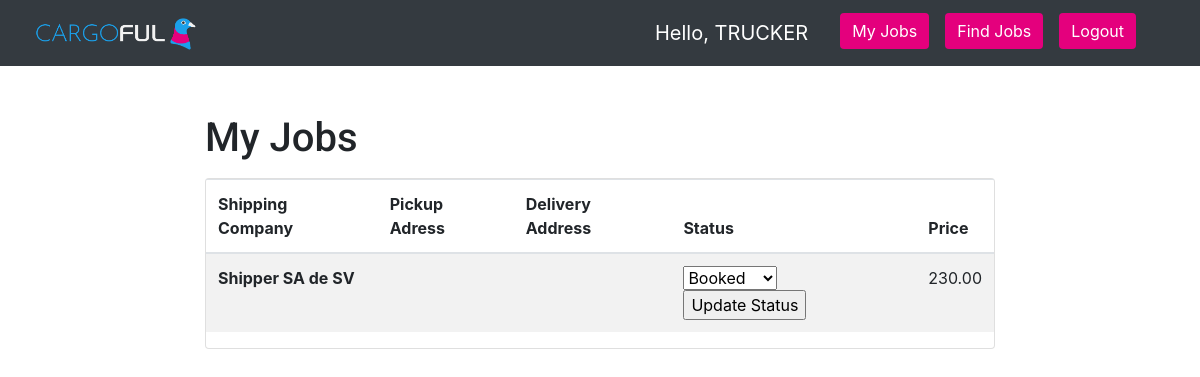
/trucker/ (signed in), run on the app's committed database.
### shipper/models.py (models this page shows)
class order(models.Model):
    def get_carta_porte_path(file):
        return os.path.join('carta_porte', file)
    def get_orden_de_embarco(file):
        return os.path.join('orden_de_embarco', file)
    shipping_company = models.ForeignKey(shipper, on_delete = models.PROTECT)
    truck_company = models.ForeignKey(truck_company, null=True, on_delete = models.CASCADE)
    driver = models.ForeignKey(driver, null = True, on_delete = models.SET_NULL)
    pickup_latitude = models.DecimalField(default = 0.0, max_digits = 9, decimal_places = 6)
    pickup_longitude = models.DecimalField(default = 0.0, max_digits = 9, decimal_places = 6)
    delivery_latitude = models.DecimalField(default = 0.0, max_digits = 9, decimal_places = 6)
    delivery_longitude = models.DecimalField(default = 0.0, max_digits = 9, decimal_places = 6)
    pickup_date = models.DateField(default = date.today, auto_now_add = False)
    delivery_date = models.DateField(default = date.today, auto_now_add = False)
    price = models.DecimalField(default = 0.0, max_digits = 9, decimal_places = 2)
    distance = models.DecimalField(default = 0.0, max_digits = 9, decimal_places = 6)
    carta_porte = models.ImageField(upload_to = get_carta_porte_path, blank = True, null = True)
    orden_de_embarco = models.ImageField(upload_to = get_orden_de_embarco, blank = True, null = True)
    shipment_number = models.PositiveIntegerField(default = 0)
    numero_de_pedido = models.PositiveIntegerField(default = 0)
    numero_de_abaran = models.PositiveIntegerField(default = 0)
    pickup_time = models.TimeField(default = timezone.now, auto_now_add = False)
    delivery_time = models.TimeField(default = timezone.now, auto_now_add = False)
    contents = models.TextField(default = '')
    instructions = models.TextField(default = '')
    TRUCK_TYPES = [
        ('Low Boy', 'Low Boy'),
        ('Caja Seca 48 pies', 'Caja Seca 48 pies'),
        ('Refrigerado 48 pies', 'Refrigerado 48 pies'),
        ('Plataforma 48 pies', 'Plataforma 48 pies'),
        ('Caja Seca 53 pies', 'Caja Seca 53 pies'),
        ('Refrigerado 53 pies', 'Refrigerado 53 pies'),
        ('Plataforma 53 pies', 'Plataforma 53 pies'),
        ('Full', 'Full'),
        ('Plataforma Full', 'Plataforma Full'),
        ('Torton Caja Seca', 'Torton Caja Seca'),
        ('Torton Refrigerado', 'Torton Refrigerado'),
        ('Troton Plataforma', 'Troton Plataforma'),
        ('Rabon Caja Seca', 'Rabon Caja Seca'),
        ('Rabon Refrigerado', 'Rabon Refrigerado'),
        ('Rabon Plataforma', 'Rabon Plataforma'),
        ('Camioneta 5.5 tons', 'Camioneta 5.5 tons'),
        ('Camioneta 3.5 tons', 'Camioneta 3.5 tons'),
        ('Camioneta 3.5 tons Plataforma', 'Camioneta 3.5 tons Plataforma'),
        ('Camioneta 1.5 tons', 'Camioneta 1.5 tons'),
        ('Camioneta 3.5 tons Redilla', 'Camioneta 3.5 tons Redilla'),
    ]
    truck_type = models.CharField(
        max_length = 40,
        choices = TRUCK_TYPES, #references above list object
        default = 'LB'
        )
    status = models.PositiveIntegerField(default = 0, validators = [MaxValueValidator(4)])
    """for the status field:
    0 -> unassigned (not booked yet)
    1 -> booked
    2 -> in transit
    3 -> delivered
    4 -> cancelled
    """

class shipper(models.Model):
    user = models.OneToOneField(User, on_delete = models.CASCADE)
    active_orders = models.PositiveIntegerField(default = 0)
    total_orders = models.PositiveIntegerField(default = 0)
    cancelled_orders = models.PositiveIntegerField(default = 0)
    rating = models.PositiveIntegerField(default = 0, validators = [MaxValueValidator(5)])
    USERNAME_FIELD = 'email'

### authorization/models.py (models this page shows)
class Profile(models.Model):
    user = models.OneToOneField(User, on_delete=models.CASCADE)
    user_type = models.CharField(max_length=30)
    company_name = models.CharField(max_length=30)

### authorization/decorators.py (the view)
        def wrapper_func(request, *args, **kwargs):
            group = None
            if request.user.groups.exists():
                group = request.user.groups.all()[0].name
            if group in allowed_roles:
                return view_func(request, *args, **kwargs)
            else:
                return HttpResponse('You are not authorized to view this page')

### trucker/templatetags/trucker_tags.py (called while the page is built)
@register.filter(is_safe=True)
def reverse_geo_pickup(order):
    gmaps = googlemaps.Client(key='AIzaSyCKmjFt91GOvHaqyxpoiiqFQURjFST7U2I')
    reverse_geo = gmaps.reverse_geocode((order.pickup_latitude, order.pickup_longitude))
    addy = reverse_geo[0]['formatted_address']
    return addy

@register.filter(is_safe=True)
def reverse_geo_delivery(order):
    gmaps = googlemaps.Client(key='AIzaSyCKmjFt91GOvHaqyxpoiiqFQURjFST7U2I')
    reverse_geo = gmaps.reverse_geocode((order.delivery_latitude, order.delivery_longitude))
    addy = reverse_geo[0]['formatted_address']
    return addy

### trucker/views.py (called while the page is built)
@login_required
@allowed_users(allowed_roles=['Trucker'])
def My_Orders(request):
    if request.method == 'GET':
        me = truck_company.objects.filter(user=request.user).first()
        my_orders = order.objects.filter(truck_company=me)
    return render(request, 'trucker/my_orders.html', {'my_orders': my_orders})

### trucker/templates/trucker/my_orders.html (shortened to what this page needs)
{% extends 'trucker/base.html'%}
{% block content %}
{% load trucker_tags %}
<div class="row justify-content-center mt-5">
  <div class="col-md-8">
    <h1>My Jobs</h1>
  </div>
</div>
<div class="row justify-content-center pt-2">
  <div class="col-md-8">
    <div class="card">
    <table class="table table-striped">
      <thead>
        <link rel="stylesheet" href="https://stackpath.bootstrapcdn.com/bootstrap/4.4.1/css/bootstrap.min.css"
>
        <tr>
          <th scope="col">Shipping Company</th>
          <th scope = 'col'> Pickup Adress </th>
          <th scope = 'col'> Delivery Address </th>
          <th scope = 'col'> Status </th>
          <th scope="col">Price</th>
        </tr>
      </thead>
      <tbody>
        {% for my in my_orders %}
        <tr>
          <th scope="row">{{ my.shipping_company.user.profile.company_name }}</th>
          <td>{{ my|reverse_geo_pickup }}</td>
          <td>{{ my|reverse_geo_delivery }}</td>
          <td>
            {% if my.status == 1 %}
            <form action = 'update_status' method = 'post'>{% csrf_token %}
                <select id = 'status' name="status">
              		<option value='1'>Booked</option>
            		</select>
                <input type = 'submit' value = 'Update Status'>
            </form>
            {% endif %}
          </td>
          <td>{{ my.price }}</td>
        </tr>
        {% endfor %}
      </tbody>
    </table>
    </div>
  </div>
</div>
{% endblock %}

### trucker/templates/trucker/base.html (shortened to what this page needs)
{% load static %}
<!doctype html>
<html lang="en">
 <head>
 <link rel="stylesheet" href="https://unpkg.com/@coreui/coreui@3.0.0-rc.0/dist/css/coreui.min.css">
<link rel="stylesheet" href="{% static 'css/style.css' %}">
</head>
   <body class="c-app">
     <nav class="navbar navbar-expand-lg navbar-dark bg-dark">
         <div class="d-flex flex-grow-1">
             <a class="navbar-brand" href="/trucker">
               <img src="/static/imgs/CargoFulPigeon.png" width="200" height="40" class="d-inline-block align-top"
             </a>
         </div>
         <div class="d-flex">
           <ul class="nav">
             <li>
               <span>Hello, {{request.user}}</span>
             </li>
             <li class="nav-item mr-3">
                 <a href="/trucker/" class="btn btn-secondary">My Jobs</a>
             </li>
             <li class="nav-item mr-3">
                 <a href="/trucker/available_orders" class="btn btn-secondary">Find Jobs</a>
             </li>
             <li class="nav-item mr-5">
                 <a href="{% url 'logout' %}" class="btn btn-secondary">Logout</a>
             </li>
          </ul>
         </div>
     </nav>
      {% block content%}
      {% endblock %}
   </body>
</html>

### static/css/style.css (style rules this page uses)
.navbar-brand { padding: 0; }
h1 { font-family: 'Roboto', sans-serif; }
.btn-secondary { background-color: #E4007D !important; border: none !important; }

### data on the page
order: shipping_company.user.profile.company_name "Shipper SA de SV", price "230.00"

### other printed values
{{ request.user }} "TRUCKER"
